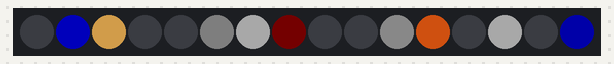
This sketch was run on a simulated Arduino Uno, built with avr-gcc and run on an emulated ATmega328P. Shown: 16 RGB LEDs in strip order, left to right. Dim RGB values are drawn brighter than linear; random numbers use the default seed unless the sketch sets one; what the sketch prints to the serial monitor is not drawn.

Above: at 2.46 s.
At 6.72 s:
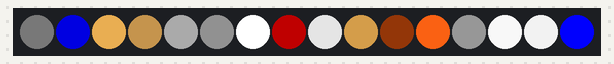
At 10.99 s:
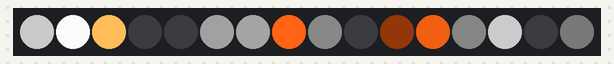
At 19.02 s:
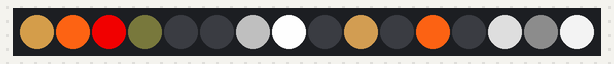
At 28.87 s:
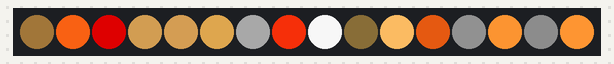
At 39.1 s:
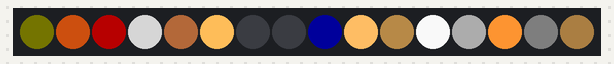

The sketch:

T174_LED_Star_16.ino
```cpp
//----------------------------------------------------------------------------------------------
// T174 Candle Simulator
// 32 LED version
// Tom Höglund 2018
// 32 NeoPixel versio
//-----------------------------------------------------------------------------------------------
#include <Adafruit_NeoPixel.h>
#ifdef __AVR__
#include <avr/power.h>
#endif
// pin definition
#define STRIP_PIN 2
#define LDR       A3


#define TOTAL_NBR_LED  16
#define NBR_PATTERNS    8
#define NBR_COLORS     16
#define VALUES_PER_PATTERN 64

#define RGB_RED   0
#define RGB_GREEN 1
#define RGB_BLUE  2


struct led_ctrl_struct{
   byte pattern_indx;
   byte pattern_value_indx;
   unsigned int interval;
   unsigned long last_millis;
   byte rounds;
   byte color_indx;
   byte color[3];
};

led_ctrl_struct led_ctrl[TOTAL_NBR_LED];

// Parameter 1 = number of pixels in strip
// Parameter 2 = Arduino pin number (most are valid)
// Parameter 3 = pixel type flags, add together as needed:
//   NEO_KHZ800  800 KHz bitstream (most NeoPixel products w/WS2812 LEDs)
//   NEO_KHZ400  400 KHz (classic 'v1' (not v2) FLORA pixels, WS2811 drivers)
//   NEO_GRB     Pixels are wired for GRB bitstream (most NeoPixel products)
//   NEO_RGB     Pixels are wired for RGB bitstream (v1 FLORA pixels, not v2)
//   NEO_RGBW    Pixels are wired for RGBW bitstream (NeoPixel RGBW products)
Adafruit_NeoPixel strip = Adafruit_NeoPixel(TOTAL_NBR_LED, STRIP_PIN, NEO_GRB + NEO_KHZ800);

byte norm_distr[NBR_PATTERNS][VALUES_PER_PATTERN] = {
       {0, 0, 0, 0, 0, 0, 0, 0, 0, 0, 0, 0, 0, 0, 0, 0, 0, 0, 0, 0, 0, 0, 1, 3, 7, 17, 35, 64, 105, 155, 204, 241, 255, 241, 204, 155, 105, 64, 35, 17, 7, 3, 1, 0, 0, 0, 0, 0, 0, 0, 0, 0, 0, 0, 0, 0, 0, 0, 0, 0, 0, 0, 0, 0},
       {0, 0, 0, 0, 0, 0, 0, 0, 0, 0, 0, 0, 0, 0, 0, 0, 0, 0, 1, 1, 3, 6, 11, 20, 35, 55, 83, 117, 155, 192, 225, 247, 255, 247, 225, 192, 155, 117, 83, 55, 35, 20, 11, 6, 3, 1, 1, 0, 0, 0, 0, 0, 0, 0, 0, 0, 0, 0, 0, 0, 0, 0, 0, 0},
       {0, 0, 0, 0, 0, 0, 0, 0, 0, 0, 0, 0, 0, 0, 0, 1, 2, 3, 5, 9, 14, 23, 35, 50, 71, 96, 124, 155, 185, 213, 235, 250, 255, 250, 235, 213, 185, 155, 124, 96, 71, 50, 35, 23, 14, 9, 5, 3, 2, 1, 0, 0, 0, 0, 0, 0, 0, 0, 0, 0, 0, 0, 0, 0},
       {0, 0, 0, 0, 0, 0, 0, 0, 0, 0, 0, 1, 1, 2, 3, 5, 7, 11, 17, 24, 35, 47, 64, 83, 105, 129, 155, 180, 204, 225, 241, 251, 255, 251, 241, 225, 204, 180, 155, 129, 105, 83, 64, 47, 35, 24, 17, 11, 7, 5, 3, 2, 1, 1, 0, 0, 0, 0, 0, 0, 0, 0, 0, 0},
       {0, 0, 0, 0, 1, 1, 1, 2, 3, 4, 6, 8, 11, 15, 20, 27, 35, 44, 55, 68, 83, 99, 117, 135, 155, 174, 192, 210, 225, 238, 247, 253, 255, 253, 247, 238, 225, 210, 192, 174, 155, 135, 117, 99, 83, 68, 55, 44, 35, 27, 20, 15, 11, 8, 6, 4, 3, 2, 1, 1, 1, 0, 0, 0},
       {2, 2, 3, 4, 5, 7, 9, 11, 14, 18, 23, 28, 35, 42, 50, 60, 71, 83, 96, 110, 124, 139, 155, 170, 185, 200, 213, 225, 235, 244, 250, 254, 255, 254, 250, 244, 235, 225, 213, 200, 185, 170, 155, 139, 124, 110, 96, 83, 71, 60, 50, 42, 35, 28, 23, 18, 14, 11, 9, 7, 5, 4, 3, 2},
       {35, 39, 44, 49, 55, 61, 68, 75, 83, 91, 99, 108, 117, 126, 135, 145, 155, 164, 174, 183, 192, 201, 210, 218, 225, 232, 238, 243, 247, 251, 253, 255, 255, 255, 253, 251, 247, 243, 238, 232, 225, 218, 210, 201, 192, 183, 174, 164, 155, 145, 135, 126, 117, 108, 99, 91, 83, 75, 68, 61, 55, 49, 44, 39},
       {105, 111, 117, 123, 129, 135, 142, 148, 155, 161, 168, 174, 180, 186, 192, 198, 204, 210, 215, 220, 225, 230, 234, 238, 241, 244, 247, 250, 251, 253, 254, 255, 255, 255, 254, 253, 251, 250, 247, 244, 241, 238, 234, 230, 225, 220, 215, 210, 204, 198, 192, 186, 180, 174, 168, 161, 155, 148, 142, 135, 129, 123, 117, 111}
   };

byte col_rgb[NBR_COLORS][3] =
    { {255, 50, 10},  // 0
      {255,100, 20},
      {255,190,100},
      {255,100, 20},
      {255,150, 80},
      {255,190,100},
      {255,150, 50},
      {255,  0,  0},   // 7
      {  0,  0,255},   // 8
      {  0,255,  0},
      {  0,  0,255},
      {255,190,100},
      {255,190, 90},
      {255,190, 90},
      {255,190, 90},
      {255,255,255}    //15
    };

// IMPORTANT: To reduce NeoPixel burnout risk, add 1000 uF capacitor across
// pixel power leads, add 300 - 500 Ohm resistor on first pixel's data input
// and minimize distance between Arduino and first pixel.  Avoid connecting
// on a live circuit...if you must, connect GND first.

//-----------------------------------------------------------------------------------
void setup() {
  delay(2000);
  Serial.begin(9600);
  Serial.println("T174 32 LED candle v2 2018");

  for (byte i= 0;i < TOTAL_NBR_LED;i++) {
     update_led(i);
     for (uint8_t color = RGB_RED; color <= RGB_BLUE; color++){
       led_ctrl[i].color[color] = 0;
    }
  }
  strip.begin();
  strip.show(); // Initialize all pixels to 'off'
  randomSeed(analogRead(0));
}
//-----------------------------------------------------------------------------------
void loop() {
  for( byte i = 0; i < TOTAL_NBR_LED; i++){
    if (millis()-led_ctrl[i].last_millis > led_ctrl[i].interval){
       led_ctrl[i].last_millis = millis();
       if (++led_ctrl[i].pattern_value_indx >= VALUES_PER_PATTERN){
          if (--led_ctrl[i].rounds == 0 ) {
             update_led(i);
          }
          else led_ctrl[i].pattern_value_indx=0;
       }

       for (uint8_t color_indx_rgb = RGB_RED; color_indx_rgb <= RGB_BLUE; color_indx_rgb++){
          led_ctrl[i].color[color_indx_rgb] = (byte)((uint16_t)col_rgb[led_ctrl[i].color_indx][color_indx_rgb] *
                            (uint16_t) norm_distr[led_ctrl[i].pattern_indx][led_ctrl[i].pattern_value_indx] >> 8);
       }
       strip.setPixelColor(i,strip.Color(led_ctrl[i].color[RGB_RED],led_ctrl[i].color[RGB_GREEN],led_ctrl[i].color[RGB_BLUE]));
    }
  }
  strip.show();

}

void update_led(byte led_indx){

   led_ctrl[led_indx].pattern_indx = random(2,NBR_PATTERNS);
   led_ctrl[led_indx].pattern_value_indx = 0;   //   random(0,VALUES_PER_PATTERN-1);
   led_ctrl[led_indx].color_indx = random(0,32);
   if (led_ctrl[led_indx].color_indx >= NBR_COLORS) led_ctrl[led_indx].color_indx = NBR_COLORS-1;   //dominating color
   led_ctrl[led_indx].interval = random(16,160);
   led_ctrl[led_indx].rounds = random(1,5);
   led_ctrl[led_indx].last_millis = millis();
}
```
